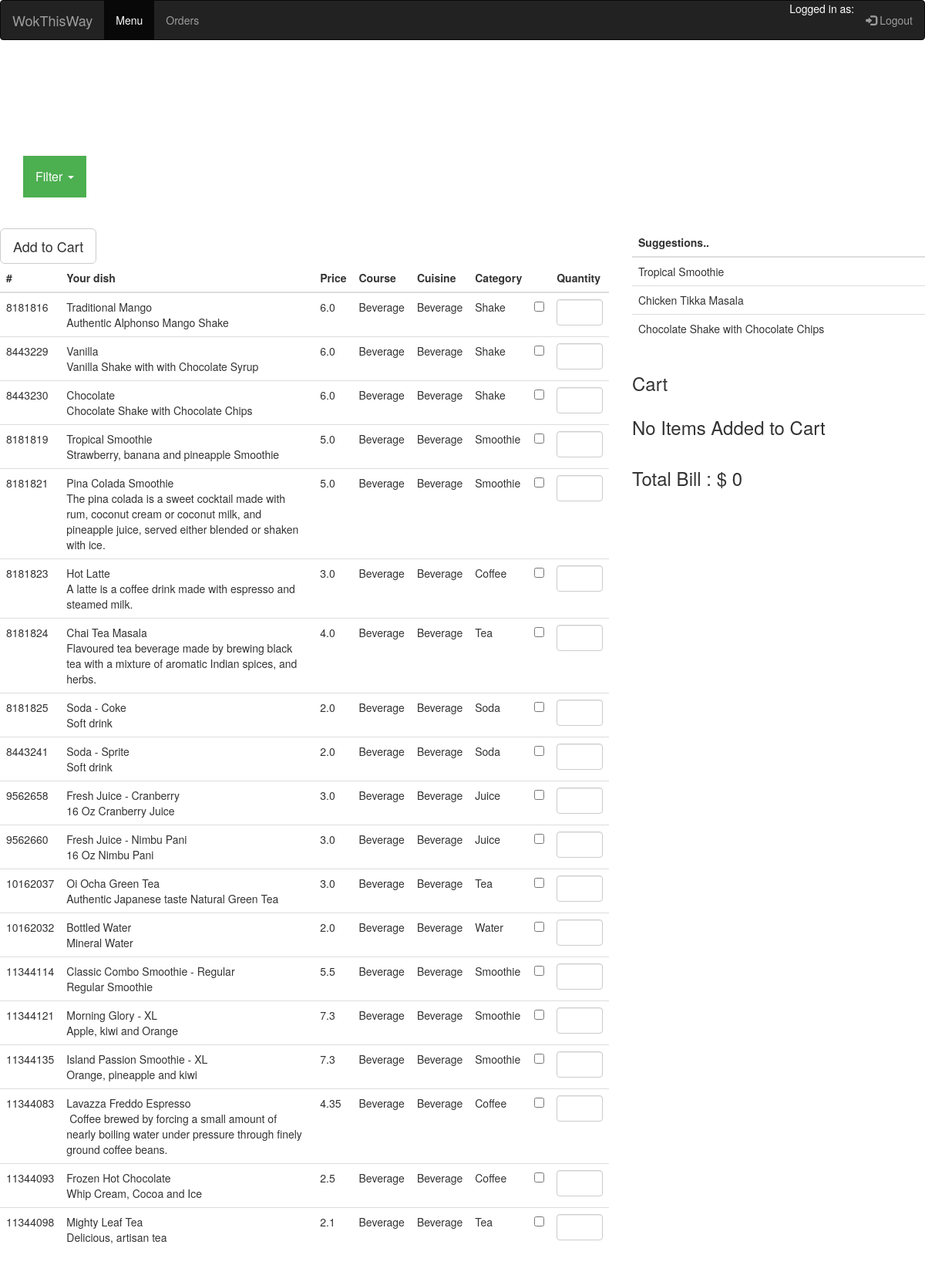
/beverage/, run on the app's committed database.
### restaurantmanagementsystem/models.py (models this page shows, shortened)
class Food(models.Model):
	ID=models.BigIntegerField(primary_key=True)
	name=models.CharField(max_length=50)
	description=models.CharField(max_length=300)
	price=models.FloatField()
	course=models.CharField(max_length=50)
	cuisine=models.CharField(max_length=50)
	category=models.CharField(max_length=50)

### restaurantmanagementsystem/views.py (the view)
# urls.py: url(r'^beverage/$',views.beverage_menu, name = 'beverage'),
def beverage_menu(request):
    global cart
    food_list = Food.objects.filter(cuisine = 'Beverage')
    bill = total_bill()
    return render(request,'restaurantmanagementsystem/menu.html',{'food_list':food_list,'cart':cart,'bill':bill})

### restaurantmanagementsystem/views.py (called while the page is built)
def total_bill():
    global cart
    totalprice =0
    for item in cart:
        totalprice += item.get_price()
    return totalprice

### restaurantmanagementsystem/templates/restaurantmanagementsystem/menu.html (shortened to what this page needs)
<!DOCTYPE html>
<html lang="en">
<head>
  <link rel="stylesheet" href="https://maxcdn.bootstrapcdn.com/bootstrap/3.3.7/css/bootstrap.min.css">
</head>
<body>
<nav class="navbar navbar-inverse">
  <div class="container-fluid">
    <div class="navbar-header">
      <a class="navbar-brand" href="#">WokThisWay</a>
    </div>
    <ul class="nav navbar-nav">
      <li class="active"><a href="{% url 'guest_menu_page' %}">Menu</a></li>
      <li><a href="Orders.html">Orders</a></li>
    </ul>
    <ul class="nav navbar-nav navbar-right">
      <li style="color:white">Logged in as: {{ username }}</li>
      <li><a href="{% url 'logout' %}"><span class="glyphicon glyphicon-log-in"></span> Logout</a></li>
    </ul>
  </div>
</nav>
<div class="container" text-align:center>
  <h1>Wok this Way!</h1>
  <p>One stop solution for quick meals..</p>
  <p>Easy ordering and take away system</p>
</div>
<div class="container">
  <div class="dropdown">
    <button class="dropbtn">Filter
    <span class="caret"></span></button>
  </div>
</div>
  <br><br>
<div class="row">
  <div class="col-sm-8">
    <form action="{% url 'add_to_cart'%}" method="POST">
  <div class="table-responsive">
  <table class="table table-hover">
    <thead class="thead-inverse">
      {% if food_list %}
      <tr>
        <th>#</th>
        <th>Your dish</th>
        <th>Price</th>
        <th>Course</th>
        <th>Cuisine</th>
        <th>Category</th>
		<th></th>
		<th>Quantity</th>
      </tr>
    </thead>
    <tbody>
      {% for food in food_list %}
      <tr>
        <td>{{food.ID}}</td>
        <td>{{food.name}}	<br>{{food.description}}
</td>
        <td>{{food.price}}</td>
        <td>{{food.course}}</td>
        <td>{{food.cuisine}}</td>
        <td>{{food.category}}</td>
		<td class="vcenter"><input type="checkbox" name = "food" id="{{food.ID}}" value= "{{food.ID}}"/></td>
		<td>
    <input type="number" class="form-control" name = "quantity" id="{{food.ID}}"  min="0" max="5">
		</td>
      </tr>
      {%endfor%}
    <button type="submit" class="btn btn-default btn-lg">Add to Cart</button>
    {%else%}
    <h2>NO ITEM TO SHOW<h2>
    {%endif%}
    </tbody>
  </table>
</div></form></div>
  <div class="col-sm-4">
  <div class="table-responsive">
  <table class="table table-hover">
    <thead>
      <tr><th>Suggestions..</th></tr>
	  <tr><td>Tropical Smoothie</td></tr>
	  <tr><td>Chicken Tikka Masala</td></tr>
	  <tr><td>Chocolate Shake with Chocolate Chips</td></tr>
	  </table>
  </div>
  <h3>Cart</h3>
  <form action="{% url 'cart_transaction'%}" method="POST">
  <div class="table-responsive">
  <table class="table table-hover">
    {%if cart%}
    <thead>
      <tr>
        <th>ID</th>
        <th>Name</th>
        <th>Quantity</th>
        <th>Price</th>
        <th>    </th>
      </tr>
    </thead>
    <tbody>
      {%for item in cart%}
    <tr><td>{{item.get_id}}</td>
      <td>{{item.get_name}}</td>
    <td>{{item.get_qty}}</td>
    <td>{{item.get_price}}</td>
    <td><input type="checkbox" name = "remove_check" id="" value= "{{item.get_id}}"/></td>
  </tr>
  {%endfor%}
  <tr><button type="submit" name = "order" >Order</button>
    <button type="submit" name = "remove" >Remove</button> </tr>
    </tbody>
    {%else%}
    <h3>No Items Added to Cart<h3>
    {%endif%}
    </table>
    <h3>Total Bill : $ {{bill}}<h3>
  </div>
</form>
  </div>
</div>
<br>
</body>
</html>

### restaurantmanagementsystem/templates/restaurantmanagementsystem/menu.html (style rules this page uses)
.dropbtn { background-color: #4CAF50; color: white; padding: 16px; font-size: 16px; border: none; cursor: pointer; }
.dropdown { position: relative; display: inline-block; }
body { background: url("1.jpg") no-repeat center center fixed; -webkit-background -size: cover; -moz-background-size: cover; -o-background-size: cover; background-size: cover; }
h1 { color:white }
p { color:white }
td.vcenter { vertical-align: middle; }
.table td { background-color: white !important; }
.table thead { background-color: white !important; }
input[type="checkbox"] { margin-top: 0; line-height: normal; }

### data on the page
Food: ID "8181816", name "Traditional Mango", description "Authentic Alphonso Mango Shake", price "6.0", course "Beverage", cuisine "Beverage", category "Shake"
Food: ID "8443229", name "Vanilla", description "Vanilla Shake with with Chocolate Syrup", price "6.0", course "Beverage", cuisine "Beverage", category "Shake"
Food: ID "8443230", name "Chocolate", description "Chocolate Shake with Chocolate Chips", price "6.0", course "Beverage", cuisine "Beverage", category "Shake"
Food: ID "8181819", name "Tropical Smoothie", description "Strawberry, banana and pineapple Smoothie", price "5.0", course "Beverage", cuisine "Beverage", category "Smoothie"
Food: ID "8181821", name "Pina Colada Smoothie", description "The pina colada is a sweet cocktail made with rum, coconut cream or coconut milk, and pineapple juice, served either blended or shaken with ice.", price "5.0", course "Beverage", cuisine "Beverage", category "Smoothie"
Food: ID "8181823", name "Hot Latte", description "A latte is a coffee drink made with espresso and steamed milk.", price "3.0", course "Beverage", cuisine "Beverage", category "Coffee"
Food: ID "8181824", name "Chai Tea Masala", description "Flavoured tea beverage made by brewing black tea with a mixture of aromatic Indian spices, and herbs.", price "4.0", course "Beverage", cuisine "Beverage", category "Tea"
Food: ID "8181825", name "Soda - Coke", description "Soft drink", price "2.0", course "Beverage", cuisine "Beverage", category "Soda"
Food: ID "8443241", name "Soda - Sprite", description "Soft drink", price "2.0", course "Beverage", cuisine "Beverage", category "Soda"
Food: ID "9562658", name "Fresh Juice - Cranberry", description "16 Oz Cranberry Juice", price "3.0", course "Beverage", cuisine "Beverage", category "Juice"
Food: ID "9562660", name "Fresh Juice - Nimbu Pani", description "16 Oz Nimbu Pani", price "3.0", course "Beverage", cuisine "Beverage", category "Juice"
Food: ID "10162037", name "Oi Ocha Green Tea", description "Authentic Japanese taste Natural Green Tea", price "3.0", course "Beverage", cuisine "Beverage", category "Tea"
Food: ID "10162032", name "Bottled Water", description "Mineral Water", price "2.0", course "Beverage", cuisine "Beverage", category "Water"
Food: ID "11344114", name "Classic Combo Smoothie - Regular", description "Regular Smoothie", price "5.5", course "Beverage", cuisine "Beverage", category "Smoothie"
Food: ID "11344121", name "Morning Glory - XL", description "Apple, kiwi and Orange", price "7.3", course "Beverage", cuisine "Beverage", category "Smoothie"
Food: ID "11344135", name "Island Passion Smoothie - XL", description "Orange, pineapple and kiwi", price "7.3", course "Beverage", cuisine "Beverage", category "Smoothie"
Food: ID "11344083", name "Lavazza Freddo Espresso", description "Coffee brewed by forcing a small amount of nearly boiling water under pressure through finely ground coffee beans.", price "4.35", course "Beverage", cuisine "Beverage", category "Coffee"
Food: ID "11344093", name "Frozen Hot Chocolate", description "Whip Cream, Cocoa and Ice", price "2.5", course "Beverage", cuisine "Beverage", category "Coffee"
Food: ID "11344098", name "Mighty Leaf Tea", description "Delicious, artisan tea", price "2.1", course "Beverage", cuisine "Beverage", category "Tea"

### other printed values
{{ bill }} "0"
